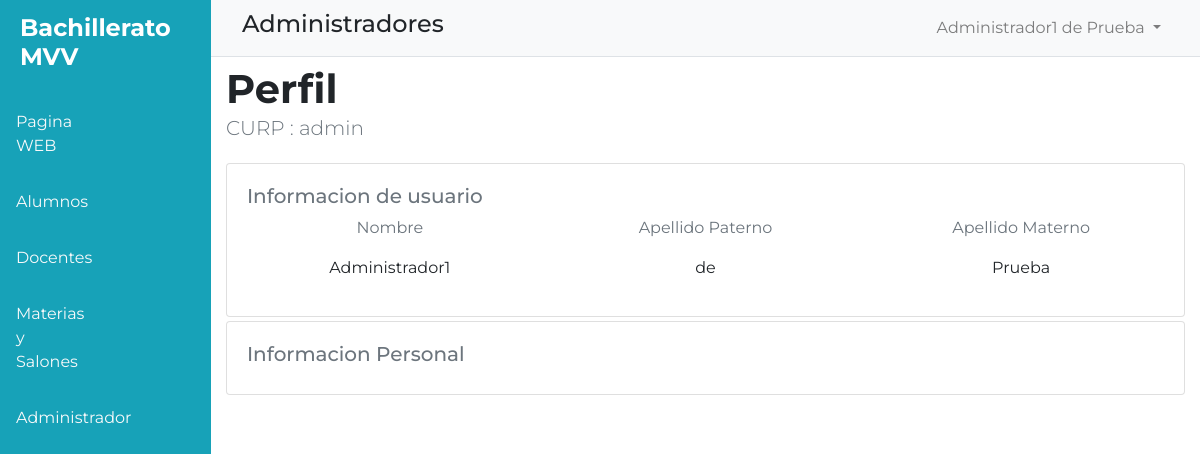
The app's page /ver-perfil-admin.php?curp=admin (signed in) with its own data.
### tables this page shows
CREATE TABLE `administradores` (
  `curp` varchar(45) NOT NULL,
  `nombre` varchar(45) NOT NULL,
  `apellidop` varchar(45) NOT NULL,
  `apellidom` varchar(45) NOT NULL,
  `pin` varchar(45) NOT NULL
);

### ver-perfil-admin.php (the view, shortened to what this page needs)
<?php include "TEMPLETES/dashboard-admin.php";
include "CONF/conexion.php";
$curpadmin= $_GET["curp"];
$sql=$conexion->query("SELECT * FROM administradores WHERE curp='$curpadmin'");
?>
      <div class="w-100">
        <nav class="navbar navbar-expand-lg navbar-light bg-light border-bottom">
          <div class="container">
          <h4>Administradores</h4>
          <div class="collapse navbar-collapse" id="navbarSupportedContent">
            <ul class="navbar-nav ml-auto">
              <li class="nav-item dropdown ml-4">
                <a class="nav-link dropdown-toggle" href="#" id="navbarDropdown" role="button" data-toggle="dropdown" aria-haspopup="true" aria-expanded="false"><img src="" alt="">
                <?php
                  echo $_SESSION["nombre"] ," ", $_SESSION["apellidop"]," ", $_SESSION["apellidom"];
                ?>
                </a>
              </li>
            </ul>
          </div>
          </div>
        </nav>
        <div id="content">
          <section>
            <div class="container">
              <div class="row">
                <div class="col-lg-9">
                  <h1 class="font-weight-bold mt-2 mb-0">Perfil</h1>
                  <p class="lead text-muted">CURP : <?=$curpadmin?> </p>
                </div>
              </div>
            </div>
          </section>
          <section>
            <div class="container">
                <div class="card mt-1">
                  <div class="card-body">
                    <div class="row">
                      <div class="col-lg-12 ">
                        <h5 class="text-muted">Informacion de usuario</h5>
                          <?php while ($datos=$sql->fetch_object()) { ?>
                            <div class="row text-center">
                              <div class="col-lg-4">
                                <p class="text-muted">Nombre</p>
                                <p><?=$datos->nombre?></p>
                              </div>
                              <div class="col-lg-4">
                                <p class="text-muted">Apellido Paterno</p>
                                <p><?=$datos->apellidop?></p>
                              </div>
                              <div class="col-lg-4">
                                <p class="text-muted">Apellido Materno</p>
                                <p><?=$datos->apellidom?></p>
                              </div>
                            </div>
                            <?php } ?>
                      </div>
                    </div>
                  </div>
                </div>
            </div>
          </section>
          <section>
            <div class="container">
                <div class="card mt-1">
                  <div class="card-body">
                    <div class="row">
                      <div class="col-lg-12 ">
                        <h5 class="text-muted">Informacion Personal</h5>
                      </div>
                    </div>
                  </div>
                </div>
            </div>
          </section>
        </div>
      </div>
<?php include "TEMPLETES/pie-dashboard-admin.php";?>

### CSS/estilo-portal-admin.css (style rules this page uses)
:root { --color1: #F8F1F1; --color2: #11698E; --color3: #19456B; --color4: #7B113A; --color5: black; }
body { font-family: 'Montserrat','Roboto',sans-serif !important; overflow: hidden; }
#content { overflow-y: auto; height: 100vh; padding-bottom: 5rem; }

### records on screen
administradores: nombre "Administrador1", apellidop "de", apellidom "Prueba"

### other values on screen
$_SESSION["nombre"] "Administrador1"
$_SESSION["apellidop"] "de"
$_SESSION["apellidom"] "Prueba"
$curpadmin "admin"
